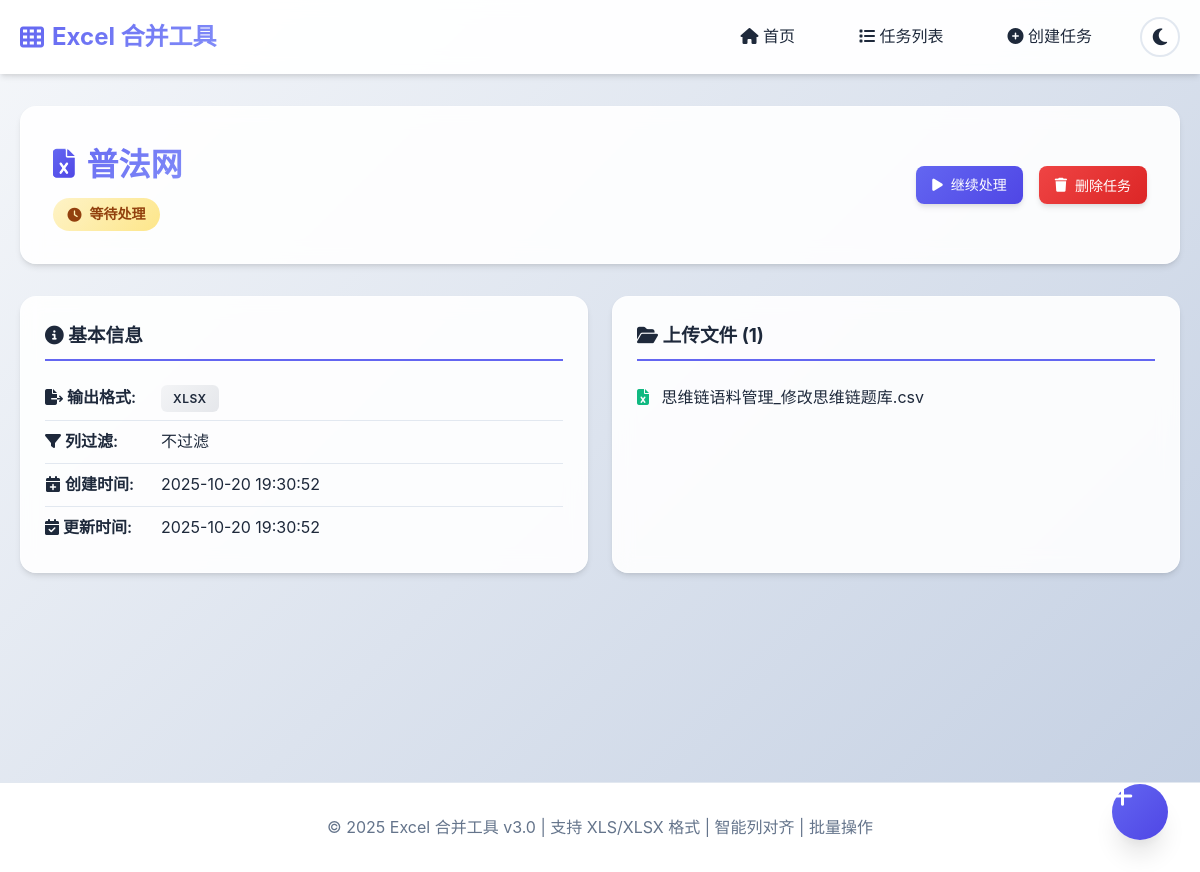
/tasks/18/, run on the app's committed database.
### merger/models.py (models this page shows, shortened)
class MergeTask(models.Model):
    STATUS_CHOICES = [
        ('pending', '等待处理'),
        ('processing', '处理中'),
        ('completed', '已完成'),
        ('failed', '失败'),
    ]
    OUTPUT_FORMAT_CHOICES = [
        ('xlsx', 'XLSX'),
        ('xls', 'XLS'),
        ('csv', 'CSV'),
        ('json', 'JSON'),
    ]
    FILTER_MODE_CHOICES = [
        ('none', '不过滤'),
        ('keep', '只保留指定列'),
        ('remove', '删除指定列'),
    ]
    name = models.CharField(max_length=200, verbose_name='任务名称')
    status = models.CharField(max_length=20, choices=STATUS_CHOICES, default='pending', verbose_name='状态')
    output_format = models.CharField(max_length=10, choices=OUTPUT_FORMAT_CHOICES, default='xlsx', verbose_name='输出格式')
    filter_mode = models.CharField(max_length=10, choices=FILTER_MODE_CHOICES, default='none', verbose_name='列过滤模式')
    filter_columns = models.JSONField(default=list, verbose_name='过滤列列表')
    result_file = models.FileField(upload_to='results/', null=True, blank=True, verbose_name='结果文件')
    error_message = models.TextField(null=True, blank=True, verbose_name='错误信息')
    created_at = models.DateTimeField(auto_now_add=True, verbose_name='创建时间')
    updated_at = models.DateTimeField(auto_now=True, verbose_name='更新时间')
    class Meta:
        verbose_name = '合并任务'
        verbose_name_plural = '合并任务'
        ordering = ['-created_at']

class UploadedFile(models.Model):
    task = models.ForeignKey(MergeTask, on_delete=models.CASCADE, related_name='files', verbose_name='所属任务')
    file = models.FileField(upload_to='uploads/', verbose_name='文件')
    original_filename = models.CharField(max_length=255, verbose_name='原始文件名')
    uploaded_at = models.DateTimeField(auto_now_add=True, verbose_name='上传时间')
    class Meta:
        verbose_name = '上传文件'
        verbose_name_plural = '上传文件'
        ordering = ['uploaded_at']

### merger/views.py (the view)
# urls.py: path('tasks/<int:task_id>/', views.task_detail, name='task_detail'),
def task_detail(request, task_id):
    task = get_object_or_404(MergeTask, pk=task_id)
    return render(request, 'merger/task_detail.html', {'task': task})

### merger/templates/merger/task_detail.html (shortened to what this page needs)
{% extends 'base.html' %}
{% block content %}
<div class="page-header">
    <div>
        <h1><i class="fas fa-file-excel"></i> {{ task.name }}</h1>
        <span class="status-badge status-{{ task.status }}" style="margin-top: 0.5rem;">
            {% if task.status == 'pending' %}<i class="fas fa-clock"></i>{% endif %}
            {{ task.get_status_display }}
        </span>
    </div>
    <div class="header-actions">
        {% if task.status == 'pending' or task.status == 'failed' %}
        <a href="{% url 'task_create' %}?task_id={{ task.id }}" class="btn btn-primary">
            <i class="fas fa-play"></i> 继续处理
        </a>
        {% endif %}
        <button class="btn btn-danger" onclick="deleteTask({{ task.id }})">
            <i class="fas fa-trash"></i> 删除任务
        </button>
    </div>
</div>
<div class="detail-grid">
    <div class="detail-card">
        <h3><i class="fas fa-info-circle"></i> 基本信息</h3>
        <div class="detail-item">
            <span class="label"><i class="fas fa-file-export"></i> 输出格式:</span>
            <span class="format-badge">{{ task.output_format|upper }}</span>
        </div>
        <div class="detail-item">
            <span class="label"><i class="fas fa-filter"></i> 列过滤:</span>
            <span>
                {% if task.filter_mode == 'none' %}
                    不过滤
                {% elif task.filter_mode == 'keep' %}
                    只保留指定列 ({{ task.filter_columns|length }} 列)
                {% elif task.filter_mode == 'remove' %}
                    删除指定列 ({{ task.filter_columns|length }} 列)
                {% endif %}
            </span>
        </div>
        <div class="detail-item">
            <span class="label"><i class="fas fa-calendar-plus"></i> 创建时间:</span>
            <span>{{ task.created_at|date:"Y-m-d H:i:s" }}</span>
        </div>
        <div class="detail-item">
            <span class="label"><i class="fas fa-calendar-check"></i> 更新时间:</span>
            <span>{{ task.updated_at|date:"Y-m-d H:i:s" }}</span>
        </div>
    </div>
    <div class="detail-card">
        <h3><i class="fas fa-folder-open"></i> 上传文件 ({{ task.files.count }})</h3>
        <ul class="file-list">
            {% for file in task.files.all %}
            <li>
                <i class="fas fa-file-excel" style="color: var(--success-color); margin-right: 0.5rem;"></i>
                {{ file.original_filename }}
            </li>
            {% empty %}
            <li class="empty"><i class="fas fa-inbox"></i> 未上传文件</li>
            {% endfor %}
        </ul>
    </div>
</div>
{% endblock %}

### merger/static/css/style.css (style rules this page uses)
* { margin: 0; padding: 0; box-sizing: border-box; }
:root { --primary-color: #6366f1; --primary-dark: #4f46e5; --primary-light: #818cf8; --secondary-color: #64748b; --success-color: #10b981; --danger-color: #ef4444; --warning-color: #f59e0b; --bg-color: #f8fafc; --bg-gradient-start: #f5f7fa; --bg-gradient-end: #c3cfe2; --card-bg: #ffffff; --border-color: #e2e8f0; --text-color: #1e293b; --text-muted: #64748b; --shadow-sm: 0 1px 2px 0 rgba(0, 0, 0, 0.05); --shadow-md: 0 4px 6px -1px rgba(0, 0, 0, 0.1), 0 2px 4px -1px rgba(0, 0, 0, 0.06); --shadow-lg: 0 10px 15px -3px rgba(0, 0, 0, 0.1), 0 4px 6px -2px rgba(0, 0, 0, 0.05); --shadow-xl: 0 20px 25px -5px rgba(0, 0, 0, 0.1), 0 10px 10px -5px rgba(0, 0, 0, 0.04); --hero-gradient-1: #667eea; --hero-gradient-2: #764ba2; --hero-gradient-3: #f093fb; --navbar-bg: rgba(255, 255, 255, 0.95); --glass-bg: rgba(255, 255, 255, 0.9); --glass-border: rgba(255, 255, 255, 0.5); }
html { scroll-behavior: smooth; }
body { font-family: -apple-system, BlinkMacSystemFont, 'Segoe UI', 'Microsoft YaHei', sans-serif; line-height: 1.6; color: var(--text-color); background: linear-gradient(135deg, var(--bg-gradient-start) 0%, var(--bg-gradient-end) 100%); background-attachment: fixed; transition: background 0.3s ease, color 0.3s ease; }
.page-header { display: flex; justify-content: space-between; align-items: center; margin-bottom: 2rem; padding: 2rem; background: var(--glass-bg); backdrop-filter: blur(10px); border-radius: 1rem; box-shadow: var(--shadow-md); border: 1px solid var(--glass-border); }
.page-header h1 { font-size: 2rem; background: linear-gradient(135deg, var(--primary-color) 0%, var(--primary-light) 100%); -webkit-background-clip: text; -webkit-text-fill-color: transparent; background-clip: text; display: flex; align-items: center; gap: 0.75rem; }
.page-header h1 i { background: linear-gradient(135deg, var(--primary-color) 0%, var(--primary-dark) 100%); -webkit-background-clip: text; -webkit-text-fill-color: transparent; background-clip: text; }
.header-actions { display: flex; gap: 1rem; }
.btn { display: inline-flex; align-items: center; justify-content: center; gap: 0.5rem; padding: 0.5rem 1rem; border: none; border-radius: 0.5rem; font-size: 0.875rem; font-weight: 500; text-decoration: none; cursor: pointer; transition: all 0.3s ease; position: relative; overflow: hidden; }
.btn::before { content: ''; position: absolute; top: 50%; left: 50%; width: 0; height: 0; border-radius: 50%; background: rgba(255, 255, 255, 0.3); transform: translate(-50%, -50%); transition: width 0.6s, height 0.6s; }
.btn-primary { background: linear-gradient(135deg, var(--primary-color) 0%, var(--primary-dark) 100%); color: white; box-shadow: var(--shadow-md); }
.btn-danger { background: linear-gradient(135deg, var(--danger-color) 0%, #dc2626 100%); color: white; box-shadow: var(--shadow-md); }
.status-pending { background: linear-gradient(135deg, #fef3c7 0%, #fde68a 100%); color: #92400e; }
.format-badge { display: inline-block; padding: 0.25rem 0.75rem; background: linear-gradient(135deg, #f3f4f6 0%, #e5e7eb 100%); border-radius: 0.375rem; font-size: 0.75rem; font-weight: 600; color: var(--text-color); letter-spacing: 0.5px; }
.status-badge { display: inline-block; padding: 0.25rem 0.75rem; border-radius: 9999px; font-size: 0.75rem; font-weight: 500; }
.file-list { margin-top: 1rem; display: flex; flex-direction: column; gap: 0.5rem; }
.detail-grid { display: grid; grid-template-columns: repeat(auto-fit, minmax(300px, 1fr)); gap: 1.5rem; }
.detail-card { background: var(--glass-bg); backdrop-filter: blur(10px); padding: 1.5rem; border-radius: 1rem; box-shadow: var(--shadow-md); border: 1px solid var(--glass-border); }
.detail-card h3 { margin-bottom: 1rem; padding-bottom: 0.5rem; border-bottom: 2px solid var(--primary-color); }
.detail-item { display: flex; gap: 1rem; padding: 0.5rem 0; border-bottom: 1px solid var(--border-color); }
.detail-item:last-child { border-bottom: none; }
.detail-item .label { font-weight: 600; min-width: 100px; }
.file-list, .operation-list { list-style: none; }
.file-list li, .operation-list li { padding: 0.5rem 0; border-bottom: 1px solid var(--border-color); }
.file-list li:last-child, .operation-list li:last-child { border-bottom: none; }
.status-badge { display: inline-flex; align-items: center; gap: 0.5rem; padding: 0.35rem 0.9rem; border-radius: 9999px; font-size: 0.875rem; font-weight: 600; }
.page-header h1 i { font-size: 0.9em; }

### data on the page
MergeTask: name "普法网", status "等待处理", output_format "XLSX", created_at "2025-10-20 19:30:52", updated_at "2025-10-20 19:30:52", files.count "1"
UploadedFile: original_filename "思维链语料管理_修改思维链题库.csv"
